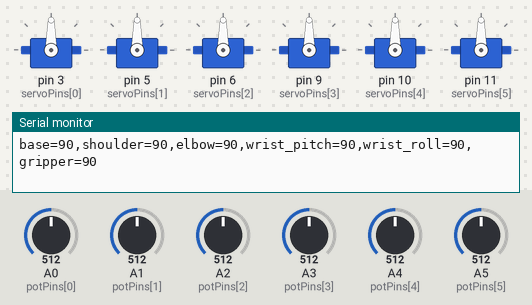
Bench run of a sketch on a simulated Arduino Uno, built with avr-gcc and run on an emulated ATmega328P. On the bench: 6 × servo, the last lines printed to the serial monitor. Inputs (shaded band) come from the test bench; at power-on: A0 (potPins[0]) = 512, A1 (potPins[1]) = 512, A2 (potPins[2]) = 512, A3 (potPins[3]) = 512, A4 (potPins[4]) = 512, A5 (potPins[5]) = 512.

Above: at 1.2 s.
1.3 s: A0 (potPins[0]) set to 561
At 2.4 s:
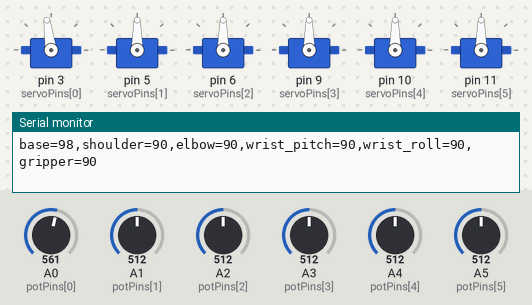
4.3 s: A0 (potPins[0]) set to 586
At 5.2 s:
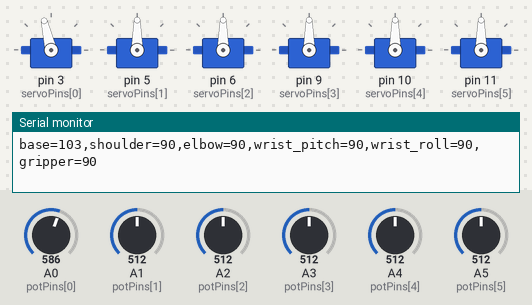
5.8 s: A1 (potPins[1]) set to 551
At 6.3 s:
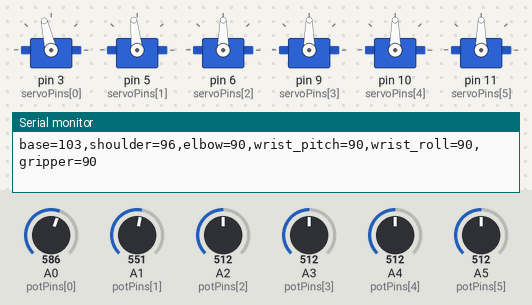
8.8 s: A1 (potPins[1]) set to 586
At 9.2 s:
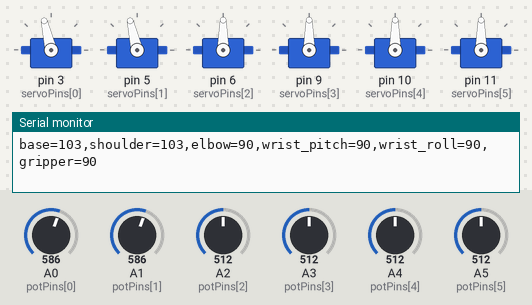
10.3 s: A2 (potPins[2]) set to 561
At 10.9 s:
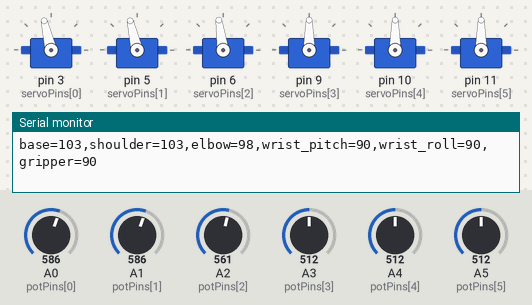
13.3 s: A2 (potPins[2]) set to 580
At 14.2 s:
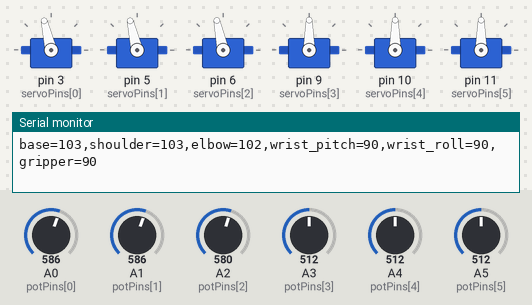
Timing chart, 0 to 15.8 s (numbered marks = the images above; inputs shaded):
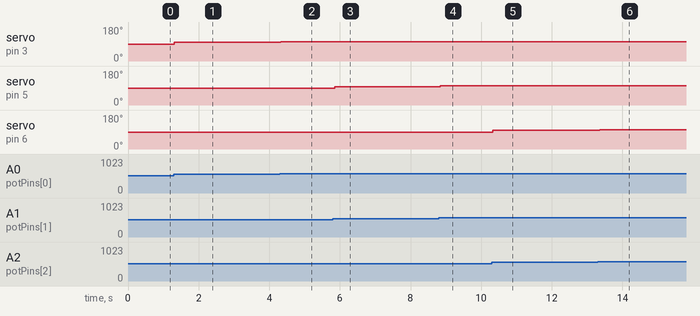

The sketch:

sketch.ino
```cpp
// Assignment A: six potentiometers directly command six servo joints.
#include <Servo.h> // Include Arduino's built-in Servo library.
const byte jointCount = 6; // Number of controlled joints.
Servo joints[jointCount]; // Create one Servo object for each joint.
const byte servoPins[jointCount] = {3, 5, 6, 9, 10, 11}; // Servo signal pins in joint order.
const byte potPins[jointCount] = {A0, A1, A2, A3, A4, A5}; // Potentiometer wiper pins in joint order.
const char *jointNames[jointCount] = {"base", "shoulder", "elbow", "wrist_pitch", "wrist_roll", "gripper"}; // Labels for serial output.
void setup() { // Run once at startup.
  Serial.begin(9600); // Start the serial monitor output.
  for (byte i = 0; i < jointCount; i++) { // Visit each joint index.
    joints[i].attach(servoPins[i]); // Connect that servo object to its signal pin.
  } // End servo attachment loop.
} // End setup.
void loop() { // Continuously read all six controls.
  for (byte i = 0; i < jointCount; i++) { // Visit each potentiometer and servo pair.
    int rawValue = analogRead(potPins[i]); // Read the potentiometer from 0 through 1023.
    int angle = map(rawValue, 0, 1023, 0, 180); // Convert the reading to a 0 through 180 degree command.
    joints[i].write(angle); // Command the matching servo to the mapped angle.
    Serial.print(jointNames[i]); // Print the joint label.
    Serial.print('='); // Separate the label from its angle.
    Serial.print(angle); // Print the commanded angle in degrees.
    Serial.print(i == jointCount - 1 ? '\n' : ','); // End the row or separate it from the next joint.
  } // End joint-reading loop.
  delay(15); // Allow servo commands time to update before the next pass.
} // End loop.
```

Measured:
- after the input at 1.3 s, servo on pin 3 (servoPins[0]): 90° → 98° at once
- after the input at 4.3 s, servo on pin 3 (servoPins[0]): 98° → 103° at once
- after the input at 5.8 s, servo on pin 5 (servoPins[1]): 90° → 96° after 0.06 s
- after the input at 8.8 s, servo on pin 5 (servoPins[1]): 96° → 103° at once
- after the input at 10.3 s, servo on pin 6 (servoPins[2]): 90° → 98° at once
- after the input at 13.3 s, servo on pin 6 (servoPins[2]): 98° → 102° after 0.05 s
